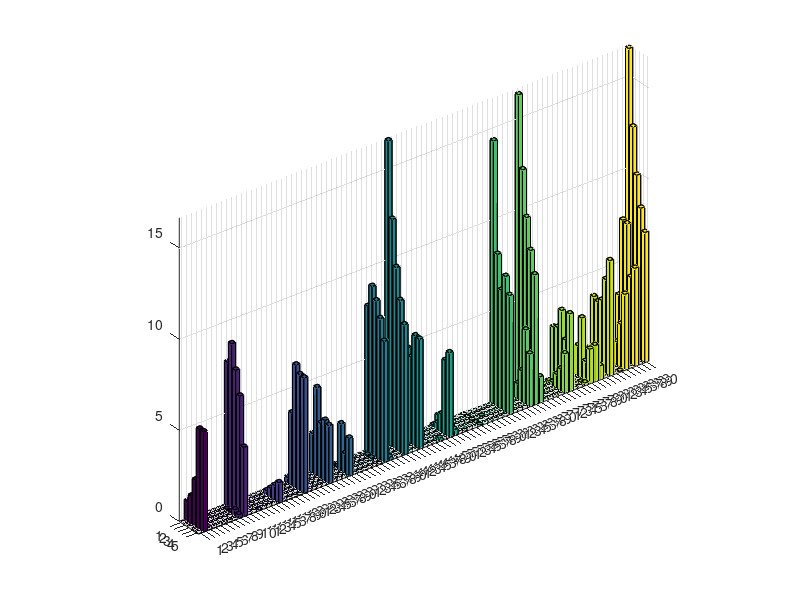
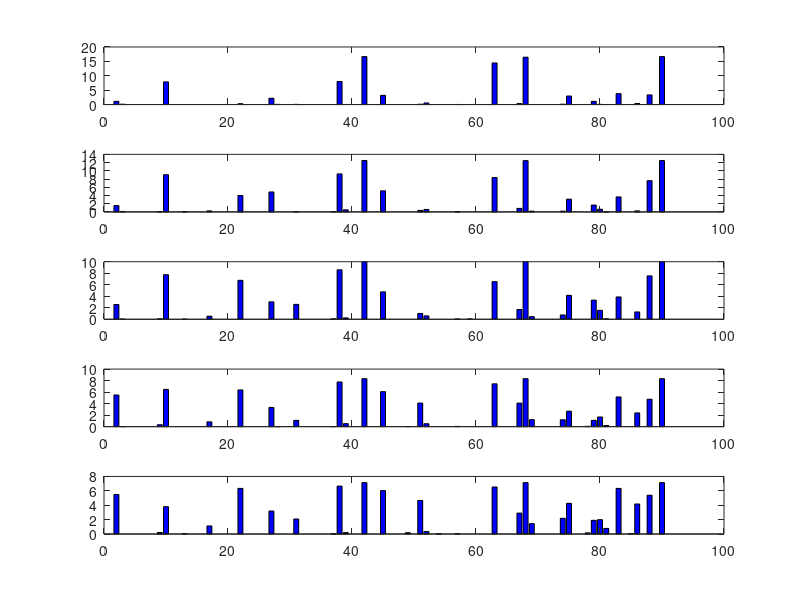

Source code (MATLAB) for these figures, in order:
clc
clear


x_6 = [	0	1.109057301	0.123228589	0	0	0	0	0	0	7.886629698	0	0	0	0	0	0	0	0	0	0	0	0.308071473	0	0	0	0	2.187307455	0.061614295	0	0	0.061614295	0	0	0	0	0	0	8.009858287	0	0	0	16.66666667	0	0	3.203943315	0	0	0	0	0	0.123228589	0.554528651	0	0	0	0	0.030807147	0	0	0	0	0	14.44855206	0	0	0	0.33887862	16.45101664	0	0	0	0	0	0.123228589	2.957486137	0	0	0	1.109057301	0.061614295	0	0	3.789279113	0	0	0.369685767	0	3.357979051	0	16.66666667];
x_8 = [	0	1.54805915	0.115526802	0	0	0	0	0	0.069316081	9.057301294	0	0	0.046210721	0	0	0	0.254158965	0	0	0	0	3.997227357	0	0	0	0	4.852125693	0	0	0	0.092421442	0	0	0	0	0	0.092421442	9.242144177	0.50831793	0	0	12.5	0	0	5.129390018	0	0	0	0	0	0.369685767	0.600739372	0	0	0	0	0.02310536	0	0	0	0	0	8.364140481	0	0	0	0.854898336	12.47689464	0.184842884	0	0	0	0	0.184842884	3.096118299	0	0	0	1.663585952	0.646950092	0.02310536	0	3.65064695	0	0	0.254158965	0	7.601663586	0	12.5];
x_10 = [	0	2.569316081	0.018484288	0	0	0	0	0	0.073937153	7.744916821	0	0	0.018484288	0	0	0	0.536044362	0	0	0	0	6.765249538	0	0	0	0	3.03142329	0	0	0	2.58780037	0	0	0	0	0	0.073937153	8.595194085	0.240295749	0	0	10	0	0	4.768946396	0	0	0	0	0	1.01663586	0.591497227	0	0	0	0	0.036968577	0	0.055452865	0	0	0	6.543438078	0	0	0	1.700554529	10	0.462107209	0	0	0	0	0.757855823	4.15896488	0	0	0	3.327171904	1.552680222	0.073937153	0	3.881700555	0	0	1.275415896	0	7.541589649	0	10];
x_12 = [	0	5.499075786	0.015403574	0	0	0	0	0	0.33887862	6.469500924	0	0	0	0	0	0	0.831792976	0	0	0	0	6.377079482	0	0	0	0	3.342575478	0.015403574	0	0	1.093653728	0	0	0	0	0	0.015403574	7.763401109	0.523721503	0	0	8.333333333	0	0	6.084411583	0	0	0	0.015403574	0	4.097350585	0.50831793	0	0	0	0	0.046210721	0	0	0	0	0	7.439926063	0	0	0	4.081947012	8.333333333	1.216882317	0	0	0	0	1.201478743	2.680221811	0	0	0.061614295	1.093653728	1.678989526	0.200246457	0	5.160197166	0	0	2.387553913	0	4.759704251	0	8.333333333];
x_14 = [	0	5.492474254	0	0	0	0	0	0	0.21124901	3.802482176	0	0	0.052812252	0	0	0	1.122260364	0	0	0	0	6.337470293	0	0	0	0	3.195141273	0	0	0	2.086083971	0	0	0	0	0	0.013203063	6.654343808	0.198045947	0	0	7.142857143	0	0	6.033799842	0	0	0	0.184842884	0	4.660681278	0.343279641	0	0.026406126	0	0	0.052812252	0	0	0	0	0	6.53551624	0	0	0	2.904673884	7.142857143	1.439133879	0	0	0	0	2.178505413	4.264589385	0	0	0.158436757	1.901241088	1.99366253	0.778980724	0	6.337470293	0	0.052812252	4.172167943	0	5.386849749	0	7.142857143];

x = [x_6; x_8; x_10; x_12; x_14];
bar3(x);
axis tight

figure
subplot(5,1,1)
bar(x_6,'b');
subplot(5,1,2)
bar(x_8,'b');
subplot(5,1,3)
bar(x_10,'b');
subplot(5,1,4)
bar(x_12,'b');
subplot(5,1,5)
bar(x_14,'b');
